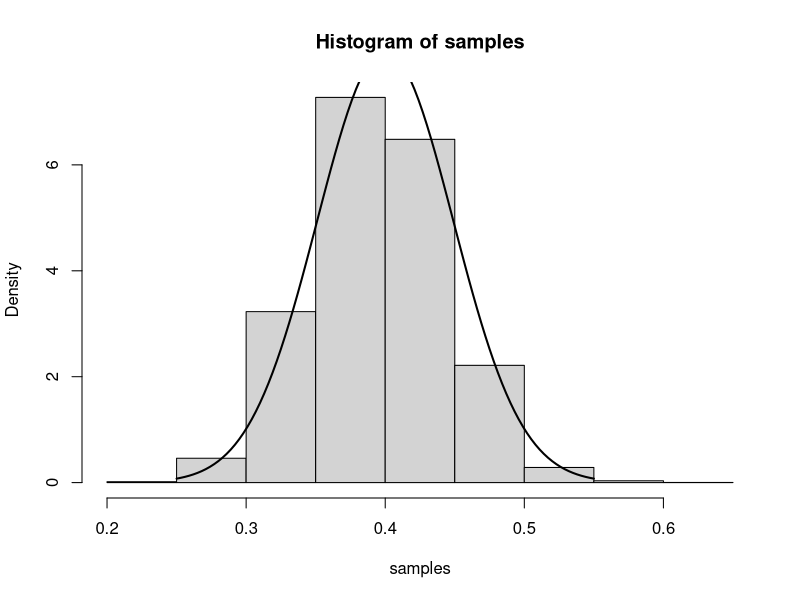
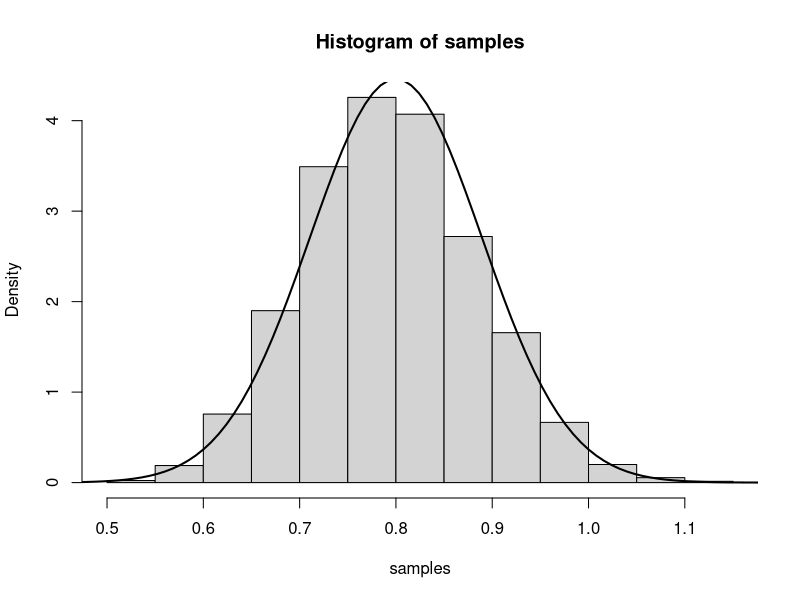

Write R code to recreate these figures, in order.
## ---- chunk 1
knitr::opts_chunk$set(echo = TRUE)
## ---- chunk 2
num.iterations         <- 7000
p.truth                <- 0.4
num.samples.per.iter   <- 100
samples                <- numeric(num.iterations)
for(iter in seq_len(num.iterations)) {
  samples[iter] <- mean(rbinom(num.samples.per.iter, 1, p.truth))
}
hist(samples, freq=F)
curve(dnorm(x, mean=p.truth,sd=sqrt((p.truth*(1-p.truth)/num.samples.per.iter) )), .25, .55, lwd=2, xlab = "", ylab = "", add = T)
## ---- chunk 3
num.iterations         <- 7000
lambda.truth           <- 0.8
num.samples.per.iter   <- 100
samples                <- numeric(num.iterations)
for(iter in seq_len(num.iterations)) {
  samples[iter] <- mean(rpois(num.samples.per.iter, lambda.truth))
}
hist(samples, freq=F)
curve(dnorm(x, mean=lambda.truth,sd=sqrt(lambda.truth/num.samples.per.iter) ), 0.4, 1.2, lwd=2, xlab = "", ylab = "", add = T)
